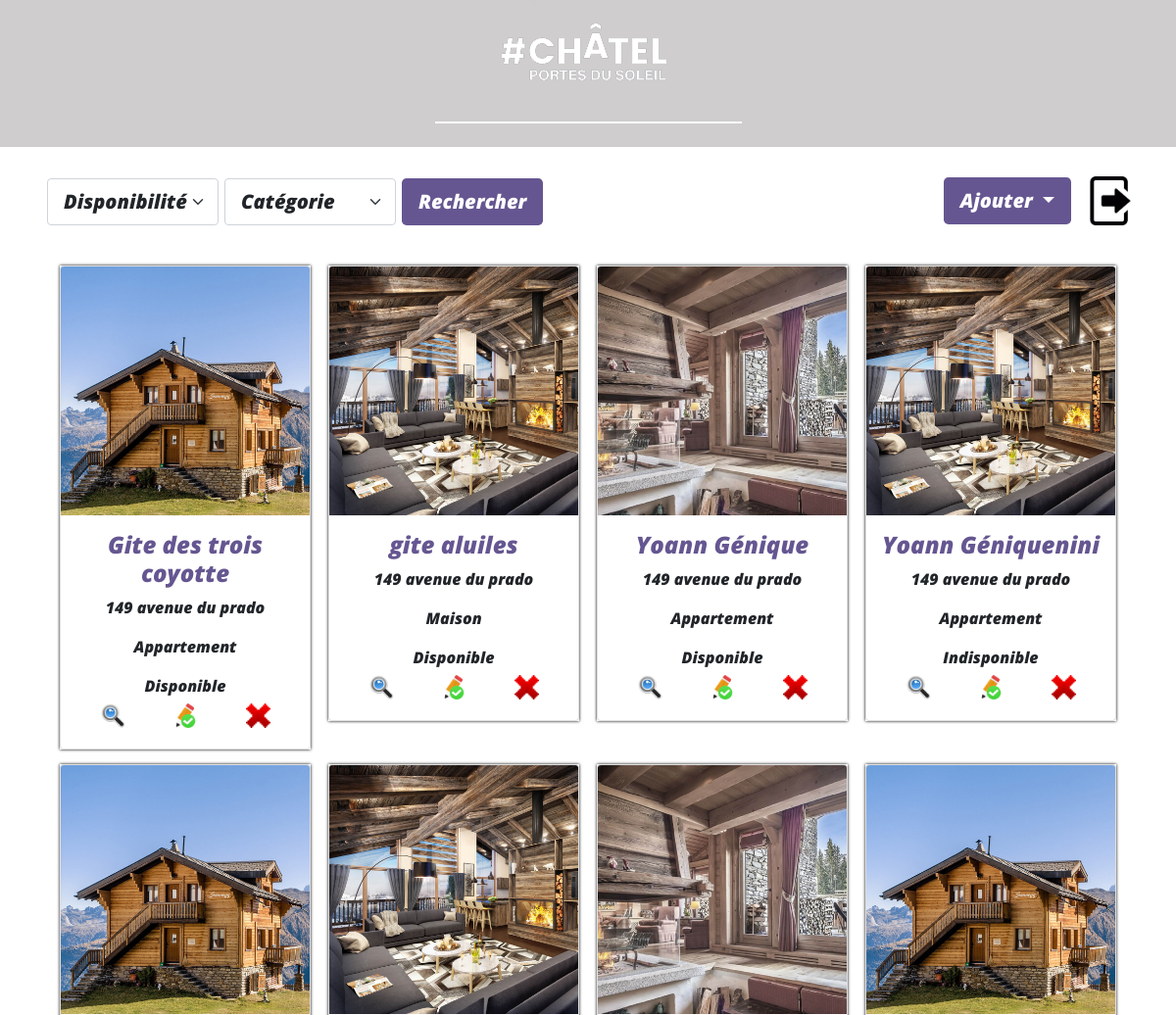
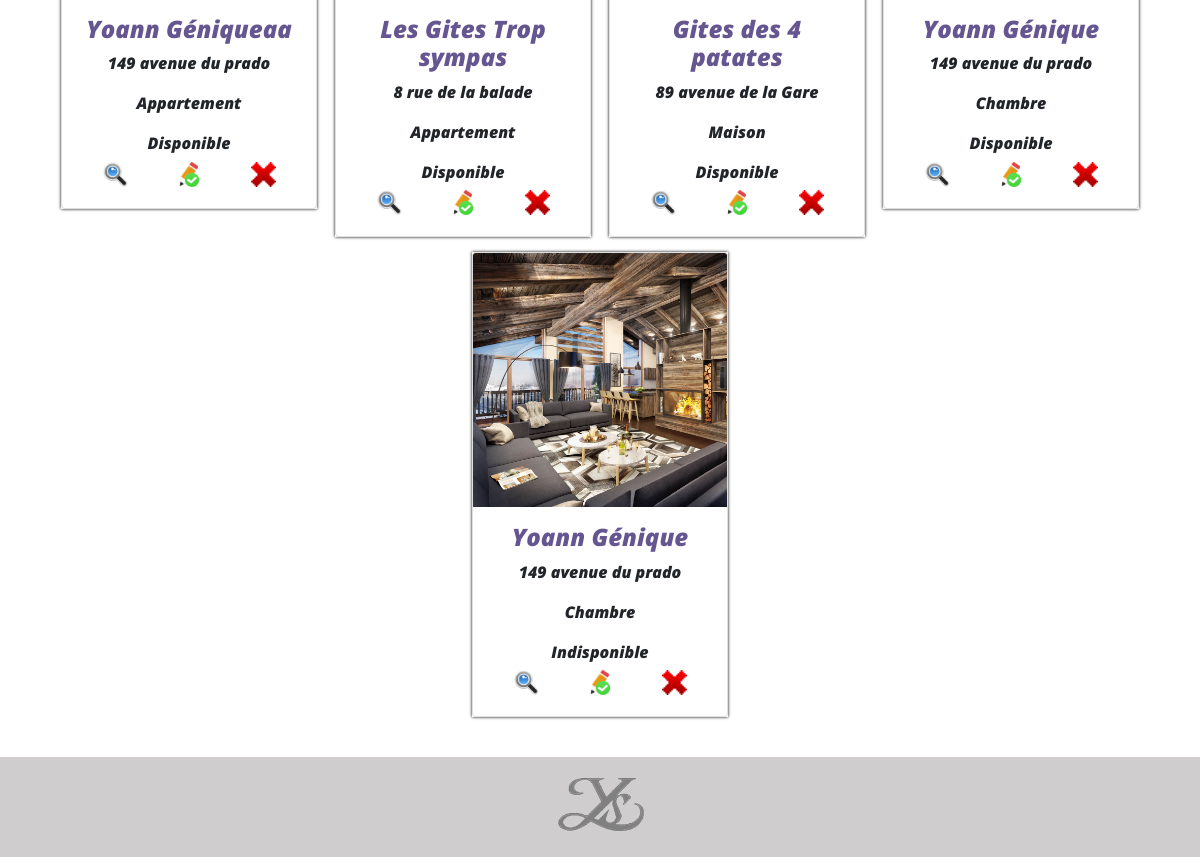
Page /website_sources/admin/dashboard/index.php (signed in) on the committed database (2 pictures, top to bottom).
### tables this page shows
CREATE TABLE `gite` (
  `id_gite` int(11) NOT NULL,
  `nom` varchar(255) DEFAULT NULL,
  `dispo` varchar(100) DEFAULT NULL,
  `adresse` varchar(255) DEFAULT NULL,
  `prix` varchar(50) DEFAULT NULL,
  `categorie` varchar(255) DEFAULT NULL,
  `nbr_couchage` int(11) DEFAULT NULL,
  `nbr_sdb` int(11) DEFAULT NULL,
  `nbr_piece` int(11) DEFAULT NULL,
  `equipement_1` varchar(100) DEFAULT NULL,
  `equipement_2` varchar(100) DEFAULT NULL,
  `equipement_3` varchar(100) DEFAULT NULL,
  `equipement_4` varchar(100) DEFAULT NULL,
  `descrip` longtext DEFAULT NULL,
  `img_pre` varchar(255) DEFAULT NULL,
  `img_carrou_1` varchar(255) DEFAULT NULL,
  `img_carrou_2` varchar(255) DEFAULT NULL,
  `img_carrou_3` varchar(255) DEFAULT NULL
);

### website_sources/inc/CRUD/read.php (called while the page is built, shortened)
<?php
require_once('../../inc/db/connect.php');
$sql = 'SELECT * FROM `gite`';
$query = $db->prepare($sql);
$query->execute();
$result = $query->fetchAll(PDO::FETCH_ASSOC);
?>

### website_sources/admin/dashboard/index.php (the view, shortened to what this page needs)
<?php
require_once('../../inc/CRUD/read.php');
?>
<!DOCTYPE html>
<html lang="fr">
<head>
    <link href="https://cdn.jsdelivr.net/npm/bootstrap@5.0.0-beta1/dist/css/bootstrap.min.css" rel="stylesheet">
    <link rel="stylesheet" href="../../assets/css/style_dashboard.css">
</head>
<body>
    <header>
        <nav class="top navbar-expand-lg nav_me">
            <div class="nav_dash">
                <div class="chatel">
                    <img class="ligne" src="../../assets/img/Logo/chatel_logo.png" alt="Chatel Logo">
                </div>
            </div>
        </nav>
    </header>
    <main class="container">
            <div class="gr_menu conta">
                <div>
                    <form action="" class="form_rech">
                        <select name="dispo" class="sel form-select form-select-lg mb-3" aria-label=".form-select-lg example">
                            <option hidden selected>Disponibilité</option>
                        </select>
                        <select name="categorie" class="sel form-select form-select-lg mb-3" aria-label=".form-select-lg example">
                            <option hidden selected>Catégorie</option>
                        </select>
                        <div>
                            <button class="sel rubberBand bu btn btn-lg" type="submit">Rechercher</button>
                        </div>
                    </form>
                </div>
                <div class="ajout_deco">
                    <div class="dropdown bu_ajout">
                        <a class="bu btn btn-lg dropdown-toggle" href="" role="button" id="dropdownMenuLink" data-bs-toggle="dropdown" aria-expanded="false">
                        Ajouter
                        </a>
                    </div>
                    <div class="deco">
                        <a  href="../../inc/connect_admin/deconnection.php"><img class="rubberBand" src="../../assets/img/icone/deco_ico.png" alt="Deconnexion" width="50px"></a>
                    </div>
                </div>
            </div>
        <div class="card_gr">
            <?php foreach($result as $gite): extract($gite)?>
                <div class="div_card">
                    <div class="card" style="width: 16rem;">
                        <img src="<?=$img_pre?>" class="card-img-top" alt="img présentation gîte">
                        <div class="contenu_card card-body">
                            <h4 class="title_gite card-title"><?=$nom?></h4>
                            <div>
                                <p class="card-text"><?=$adresse?></p>
                                <p class="card-text"><?=$categorie?></p>
                                <p class="card-text"><?php require('../../inc/CRUD/dispo.php');?></p>
                            </div>
                            <div class="ico">
                                <a href="details_gite.php?id_gite=<?= $id_gite?>"><img class="rubberBand" src="../../assets/img/icone/voir.png" alt="Inspecter" width="25px" height="25px"></a>
                                <a href="modification_gite.php?id_gite=<?= $id_gite?>&amp;type=<?=$categorie?>"><img class="rubberBand" src="../../assets/img/icone/modif_ico.png" alt="Modif" width="25px" height="25px"></a>
                                <a href="../../inc/CRUD/supp.php?id_gite=<?= $id_gite?>"><img class="rubberBand" src="../../assets/img/icone/sup_ico.png" alt="supp" width="25px" height="25px"></a>
                            </div>
                        </div>
                    </div>
                </div>
            <?php endforeach?>
        </div>
    </main>
    <footer class="bottom">
        <img class="logo " src="../../assets/img/Logo/logo.png" alt="Logo YS" width="100px">
    </footer>
</body>
</html>

### website_sources/inc/CRUD/dispo.php
<?php
if($dispo==1){
    echo "Disponible";
}else{
    echo "Indisponible";
}
?>

### website_sources/assets/css/style_dashboard.css (style rules this page uses)
html { width: 100% auto; height: 100% auto; }
body { font-family: 'Opensans'; }
.nav_me { height: 150px; width: 100%; background-color: #cfcdcd; margin-bottom: 5px; }
.ligne { border-bottom:solid 2px white; }
.nav_dash { width: 100%; }
.chatel { width: 100%; text-align: center; }
.gr_menu { width: 100%; display: flex; flex-wrap: wrap; justify-content: space-between; margin-top: 25px; margin-bottom: 25px; }
.form_rech { display: flex; padding-top: 7px; }
.sel { margin-left: 6px; }
.ajout_deco { display: flex; }
.bu_ajout { padding-top: 6px; padding-right: 15px; }
.bu { background-color: #655691; color: white; font-weight: normal; }
.deco { padding-top: 5px; }
.card_gr { display: flex; flex-wrap: wrap; justify-content: space-around; margin-right: 10px; margin-left: 10px; }
.div_card { margin-bottom: 15px; box-shadow: 0px 0px 3px black; height: 100%; }
.contenu_card { text-align: center; margin-bottom: 5px; font-weight: bold; }
.title_gite { width: 100%; color: #655691; font-weight: bold; }
.ico { display: flex; justify-content: space-around; margin-top: 5px; }
footer { width: 100%; background-color: #cfcdcd; text-align: center; margin-top: 25px; }

### rows in the picture
gite: img_pre (picture), nom "Gite des trois coyotte", adresse "149 avenue du prado", categorie "Appartement", dispo "Disponible"
gite: img_pre (picture), nom "gite aluiles", adresse "149 avenue du prado", categorie "Maison", dispo "Disponible"
gite: img_pre (picture), nom "Yoann Génique", adresse "149 avenue du prado", categorie "Appartement", dispo "Disponible"
gite: img_pre (picture), nom "Yoann Géniquenini", adresse "149 avenue du prado", categorie "Appartement", dispo "Indisponible"
gite: img_pre (picture), nom "Yoann Géniqueaa", adresse "149 avenue du prado", categorie "Appartement", dispo "Disponible"
gite: img_pre (picture), nom "Les Gites Trop sympas", adresse "8 rue de la balade", categorie "Appartement", dispo "Disponible"
gite: img_pre (picture), nom "Gites des 4 patates", adresse "89 avenue de la Gare", categorie "Maison", dispo "Disponible"
gite: img_pre (picture), nom "Yoann Génique", adresse "149 avenue du prado", categorie "Chambre", dispo "Disponible"
gite: img_pre (picture), nom "Yoann Génique", adresse "149 avenue du prado", categorie "Chambre", dispo "Indisponible"
